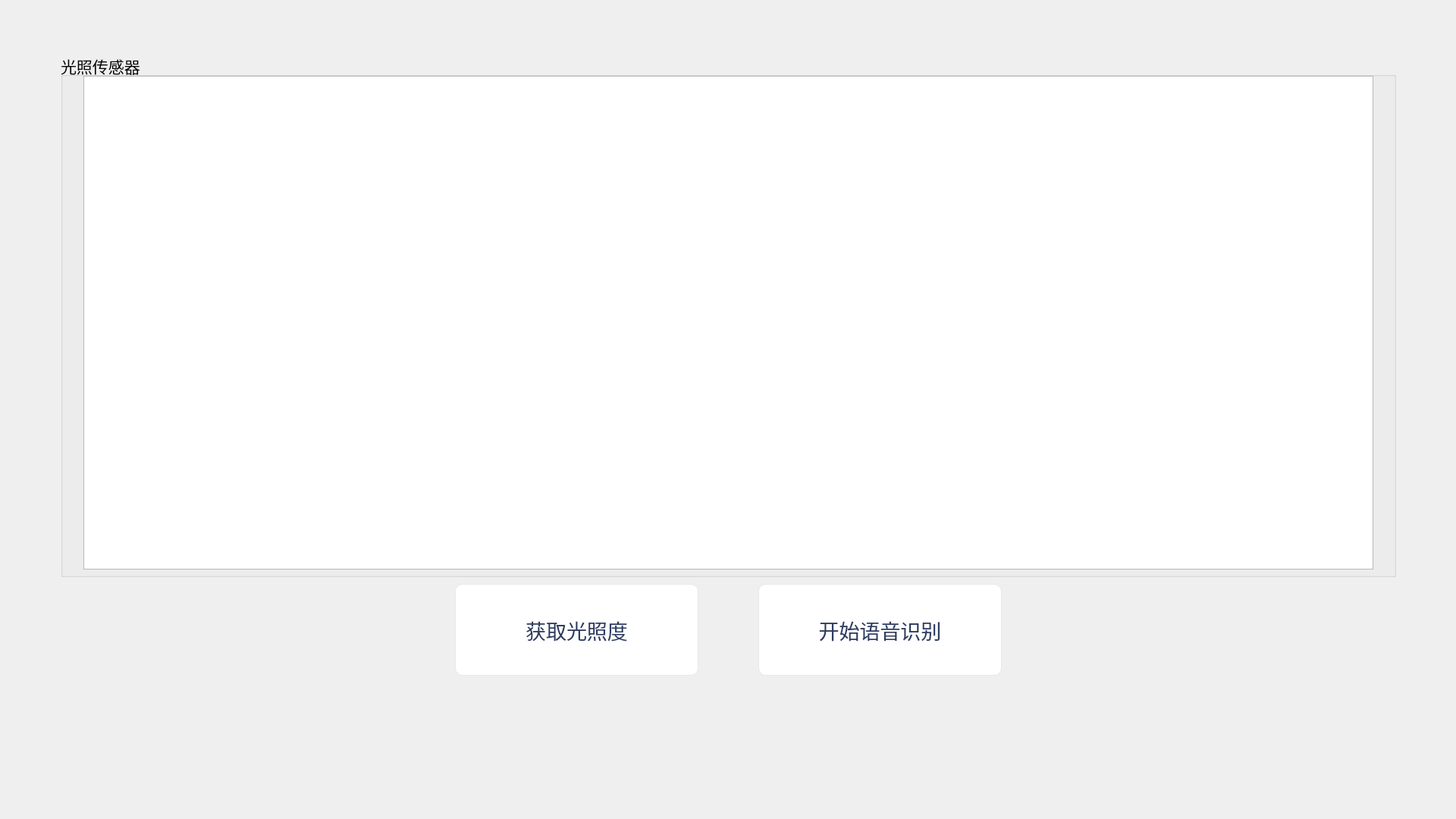
<?xml version="1.0" encoding="UTF-8"?>
<ui version="4.0">
 <class>Home</class>
 <widget class="QWidget" name="Home">
  <property name="geometry">
   <rect>
    <x>0</x>
    <y>0</y>
    <width>1920</width>
    <height>1080</height>
   </rect>
  </property>
  <property name="windowTitle">
   <string>Form</string>
  </property>
  <widget class="QPushButton" name="voice_btn">
   <property name="geometry">
    <rect>
     <x>1000</x>
     <y>770</y>
     <width>321</width>
     <height>121</height>
    </rect>
   </property>
   <property name="font">
    <font>
     <family>微软雅黑 Light</family>
     <pointsize>20</pointsize>
    </font>
   </property>
   <property name="styleSheet">
    <string notr="true">QPushButton#voice_btn:focus{border-radius:10px;background-color: rgb(255, 255, 255);border: 1px solid #E8E8E8;color: rgb(45, 60, 99)}
QPushButton#voice_btn{border-radius:10px;background-color: rgb(255, 255, 255);border: 1px solid #E8E8E8;color: rgb(45, 60, 99)}</string>
   </property>
   <property name="text">
    <string>开始语音识别</string>
   </property>
  </widget>
  <widget class="QGroupBox" name="groupBox_2">
   <property name="geometry">
    <rect>
     <x>80</x>
     <y>70</y>
     <width>1761</width>
     <height>691</height>
    </rect>
   </property>
   <property name="font">
    <font>
     <pointsize>16</pointsize>
    </font>
   </property>
   <property name="title">
    <string>光照传感器</string>
   </property>
   <widget class="QTextBrowser" name="light_textBrowser">
    <property name="geometry">
     <rect>
      <x>30</x>
      <y>30</y>
      <width>1701</width>
      <height>651</height>
     </rect>
    </property>
    <property name="font">
     <font>
      <pointsize>25</pointsize>
     </font>
    </property>
    <property name="html">
     <string>&lt;!DOCTYPE HTML PUBLIC &quot;-//W3C//DTD HTML 4.0//EN&quot; &quot;http://www.w3.org/TR/REC-html40/strict.dtd&quot;&gt;
&lt;html&gt;&lt;head&gt;&lt;meta name=&quot;qrichtext&quot; content=&quot;1&quot; /&gt;&lt;style type=&quot;text/css&quot;&gt;
p, li { white-space: pre-wrap; }
&lt;/style&gt;&lt;/head&gt;&lt;body style=&quot; font-family:'SimSun'; font-size:25pt; font-weight:400; font-style:normal;&quot;&gt;
&lt;p style=&quot;-qt-paragraph-type:empty; margin-top:0px; margin-bottom:0px; margin-left:0px; margin-right:0px; -qt-block-indent:0; text-indent:0px;&quot;&gt;&lt;br /&gt;&lt;/p&gt;&lt;/body&gt;&lt;/html&gt;</string>
    </property>
   </widget>
  </widget>
  <widget class="QLabel" name="label_info">
   <property name="geometry">
    <rect>
     <x>300</x>
     <y>910</y>
     <width>1331</width>
     <height>131</height>
    </rect>
   </property>
   <property name="font">
    <font>
     <pointsize>24</pointsize>
    </font>
   </property>
   <property name="text">
    <string/>
   </property>
   <property name="alignment">
    <set>Qt::AlignCenter</set>
   </property>
  </widget>
  <widget class="QPushButton" name="light_btn">
   <property name="geometry">
    <rect>
     <x>600</x>
     <y>770</y>
     <width>321</width>
     <height>121</height>
    </rect>
   </property>
   <property name="font">
    <font>
     <family>微软雅黑 Light</family>
     <pointsize>20</pointsize>
     <weight>9</weight>
     <italic>false</italic>
     <bold>false</bold>
    </font>
   </property>
   <property name="styleSheet">
    <string notr="true">QPushButton#light_btn:focus{border-radius:10px;background-color: rgb(255, 255, 255);border: 1px solid #E8E8E8;color: rgb(45, 60, 99)}
QPushButton#light_btn{border-radius:10px;background-color: rgb(255, 255, 255);border: 1px solid #E8E8E8;color: rgb(45, 60, 99)}</string>
   </property>
   <property name="text">
    <string>获取光照度</string>
   </property>
  </widget>
 </widget>
 <resources/>
 <connections/>
</ui>
